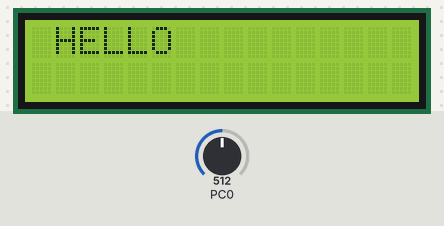
A program run on a simulated ATmega328P, built with avr-gcc and emulated at 16 MHz. Shown: 16×2 character LCD. Wiring (inferred from the signals the program sends): character LCD (HD44780): RS PB0; E PB1; data PD4, PD5, PD6, PD7. Inputs (shaded band) come from the test bench; at power-on: PC0 = 512. What the program prints to the serial monitor is not drawn.

Above: at 0.3 s.

The program:

main.c
```c
/*
 * GccApplication1.c
 *
 * Created: 29/09/2018 09:51:59
 * Author : Luis Bueno
 */

#include <avr/io.h>
#include <stdio.h>
#include <stdint.h>
#include <avr/interrupt.h>
#include "defs.h"
#include "usart.h"
#include "defs.h"
#include "adc.h"
#include "lcd.h"

char matriz[20];
char *pot;
char aux = 0;

void decMatriz()
{
	if(matriz[0] == 'L' && matriz[1] == 'D')
	{
		switch (matriz[2])
		{
			case '0':
			if(matriz[3] == '0')
			{
				Set_bit(PORTB,5);
				}
				else
				{
				Clr_bit(PORTB,5);
			}
			break;
		}
	}
}

ISR(USART_RX_vect)
{
	char res;
	res = USART_Receive();
	if(res == '[')
	{
		pot = matriz; //Armazena o endereço da Matriz em Pot
		aux = 1;
	}else{
	if(aux == 1)
	{
		if((pot-matriz) < 20){
			*pot = res; //

			pot++;
		}
	}
	if(res == ']' && aux ==1)
	{
		decMatriz();
		aux = 0;
	}
}
	}


int main(void)
{
	uint16_t adc_result;
	char buffer[20];

	sei();

	USART_Init();
	USART_StrTx((const char*)"HELLO");
	USART_rxIE();

	adc_init();

	DisplayLCD_Init();
	DisplayLCD_Cmd(LCD_Clear);
	DisplayLCD_Out(1,2,"HELLO");

    while (1)
    {
		adc_result = adc_read(0);
		sprintf(buffer, "%d \r\n", adc_result );

		cli();
		USART_StrTx(buffer);
		sei();

    }
}
```

adc.c
```c
#include <avr/io.h>
#include <stdio.h>
#include <stdint.h>
#include <avr/interrupt.h>

void adc_init(void)
{
	// AREF = AVcc
	ADMUX = (1<<REFS0);
	ADCSRA = (1<<ADEN)|(1<<ADPS2)|(1<<ADPS1)|(1<<ADPS0);
}
uint16_t adc_read(uint8_t ch)
{
	// select the corresponding channel 0~7
	// ANDing with ’7' will always keep the value
	// of ‘ch’ between 0 and 7
	ch &= 0b00000111;  // AND operation with 7
	ADMUX = (ADMUX & 0xF8)|ch;

	// start single convertion
	// write ’1' to ADSC
	ADCSRA |= (1<<ADSC);

	// wait for conversion to complete
	// ADSC becomes ’0' again
	// till then, run loop continuously
	while(ADCSRA & (1<<ADSC));

	return (ADCW);
}
```

adc.h
```c
#ifndef ADC_H_
#define ADC_H_

void adc_init(void);
uint16_t adc_read(uint8_t ch);

#endif 
```

defs.h
```c
#ifndef _IO_MACRO_H__
#define _IO_MACRO_H__

typedef struct
{
	unsigned bit0:1;
	unsigned bit1:1;
	unsigned bit2:1;
	unsigned bit3:1;
	unsigned bit4:1;
	unsigned bit5:1;
	unsigned bit6:1;
	unsigned bit7:1;
} BYTE_BITFIELD;

// Data Direction
#define ddra (*((volatile BYTE_BITFIELD*)(&DDRA)))
#define ddrb (*((volatile BYTE_BITFIELD*)(&DDRB)))
#define ddrc (*((volatile BYTE_BITFIELD*)(&DDRC)))
#define ddrd (*((volatile BYTE_BITFIELD*)(&DDRD)))
// Output Port
#define porta (*((volatile BYTE_BITFIELD*)(&PORTA)))
#define portb (*((volatile BYTE_BITFIELD*)(&PORTB)))
#define portc (*((volatile BYTE_BITFIELD*)(&PORTC)))
#define portd (*((volatile BYTE_BITFIELD*)(&PORTD)))
// Input Port
#define pina (*((volatile BYTE_BITFIELD*)(&PINA)))
#define pinb (*((volatile BYTE_BITFIELD*)(&PINB)))
#define pinc (*((volatile BYTE_BITFIELD*)(&PINC)))
#define pind (*((volatile BYTE_BITFIELD*)(&PIND)))


#define Set_bit(y,bit)		(y|=(1<<bit))		// Coloca 1 no bit da variável y
#define Clr_bit(y,bit)		(y&=~(1<<bit))		// Coloca 0 no bit da variável y
#define Cpl_bit(y,bit)		(y^=(1<<bit))		// Troca o estado do bit da variável y
#define Tst_bit(y,bit)		(y&(1<<bit))		// Retorna o estado do bit

#endif
```

usart.c
```c
#include "usart.h"

void USART_Init()
{
	UBRR0H = (uint8_t) (MYUBRR>>8);				// Ajuste da transmissão em 9600 bps
	UBRR0L = (uint8_t)(MYUBRR);
	UCSR0B = (1<<RXEN0)|(1<<TXEN0);				// Habilita transmissão e recepção
	UCSR0C = (3<<UCSZ00);						// Modo assincrono, 8 bits, 1 stop, sem paridade
}
//-------------------------------------------------------------------------------------------------------
void USART_Transmit(unsigned char data)
{
	while(!(UCSR0A & (1<<UDRE0)));				// Espera o dado ser enviado
	UDR0 = data;								// Envia o dado pela porta serial
}

//-------------------------------------------------------------------------------------------------------
unsigned char USART_Receive()
{
	while(!(UCSR0A & (1<<RXC0)));				// Espera o dado ser recebido
	return UDR0;
}

//-------------------------------------------------------------------------------------------------------
void USART_StrTx(const char* ptr)
{
	while(*ptr != '\0')
	{
		USART_Transmit(*ptr);
		ptr++;
	}
}
//-------------------------------------------------------------------------------------------------------
void USART_rxIE()
{
	UCSR0B |= (1 << RXCIE0 );
}
```

usart.h
```c
#ifndef __USART_H__
#define __USART_H__

void USART_Init(void);
void USART_Transmit(unsigned char data);
unsigned char USART_Receive();
void USART_StrTx(const char*);
void USART_rxIE(void);

#define F_CPU 16000000UL
#define BAUD 9600
#define MYUBRR F_CPU/16/BAUD-1
#include <avr/io.h>
#include <util/delay.h>

#endif
```

keypad.c
```c
/*
 * keypad.c
 *
 * Created: 29/05/2017 19:08:20
 *  Author: Fernando
 */
#include "keypad.h"

int16_t read_LCD_buttons(unsigned int adc_key_in)
{

    if (adc_key_in > 1000) return btnNONE;

    if (adc_key_in < 50)   return btnRIGHT;
    if (adc_key_in < 250)  return btnUP;
    if (adc_key_in < 450)  return btnDOWN;
    if (adc_key_in < 650)  return btnLEFT;
    if (adc_key_in < 850)  return btnSELECT;

    return btnNONE;
}
```

keypad.h
```c
/*
 * keypad.h
 *
 * Created: 29/05/2017 19:10:39
 *  Author: Fernando
 */


#ifndef KEYPAD_H_
#define KEYPAD_H_
#include <avr\io.h>

#define btnRIGHT  0
#define btnUP     1
#define btnDOWN   2
#define btnLEFT   3
#define btnSELECT 4
#define btnNONE   5

int16_t read_LCD_buttons(unsigned int adc_key_in);


#endif /* KEYPAD_H_ */
```

lcd.c
```c
#include "lcd.h"
#include <util/delay.h>


//****************************Funções
static void LCD_Write_Data(unsigned char RS, unsigned char Data)
{
//*****************************************************************************
//exemplo: Data   10110010
//              & 00010000 (ou 0x10;  observação: lembre-se que & é bit a bit)
//                --------
//              = 00010000
//agora
//                00010000
//             == 00010000 (ou 0x10)
//                --------
//              = 1        (retorna 1)
//*****************************************************************************

   LCD_RS_IO  = RS;     //0

   _delay_ms(2);
   LCD_DATA4_IO = ((Data & 0x10) == 0x10);
   LCD_DATA5_IO = ((Data & 0x20) == 0x20);
   LCD_DATA6_IO = ((Data & 0x40) == 0x40);
   LCD_DATA7_IO = ((Data & 0x80) == 0x80);

   LCD_Enable();

   Data = Data << 4; //Rotaciona o nibble o LSB para a posição MSB
   LCD_DATA4_IO = ((Data & 0x10) == 0x10);
   LCD_DATA5_IO = ((Data & 0x20) == 0x20);
   LCD_DATA6_IO = ((Data & 0x40) == 0x40);
   LCD_DATA7_IO = ((Data & 0x80) == 0x80);

   LCD_Enable();


}

static void LCD_Enable(void)  //INSTRUÇÃO DE CLOCK PARA O LCD
{
  _delay_us(40);
  LCD_EN_IO = 1;
  _delay_us(40);
  LCD_EN_IO = 0;
  _delay_us(40);
}

void DisplayLCD_Cmd(unsigned char CmdLCD)
{
  LCD_Write_Data(0, CmdLCD);     //RS = 0, -> COMANDO A SER PROCESSADO
}

void DisplayLCD_Chr_Cp(unsigned char Tchar)
{
   LCD_Write_Data(1, Tchar);    //RS = 1 -> DADO A SER ESCRITO
}

//funções
void DisplayLCD_Init()
{
 LCD_DATA4_TRIS = 1; LCD_DATA4_IO = 0;
 LCD_DATA5_TRIS = 1; LCD_DATA5_IO = 0;
 LCD_DATA6_TRIS = 1; LCD_DATA6_IO = 0;
 LCD_DATA7_TRIS = 1; LCD_DATA7_IO = 0;
 LCD_EN_TRIS = 1; LCD_RS_IO = 0;
 LCD_RS_TRIS = 1; LCD_RS_IO = 0;

 _delay_ms(100);  //Tempo necessário para inicialização do LCD após power-on

 LCD_DATA4_IO = 1;
 LCD_DATA5_IO = 1;
 LCD_Enable();
 LCD_Enable();
 LCD_Enable();

 _delay_ms(1);

 LCD_DATA4_IO = 0;
 LCD_DATA5_IO = 1;
 LCD_Enable();
 LCD_Enable();
 LCD_Enable();

 _delay_ms(1);


 DisplayLCD_Cmd(0X28); //2X linhas 7x5 em modo 4bits
 DisplayLCD_Cmd(0X0C);
 DisplayLCD_Cmd(0X06);
 DisplayLCD_Cmd(0X01);

 _delay_ms(100);

}

//DisplayLCD_Out(1,2, "BOM DIA");
void DisplayLCD_Out(unsigned char Linha, unsigned char Coluna,
                    unsigned char *TextoLCD)
{
  LCD_RS_IO = 0; //TRATAR PRIMEIRO AS COORDENADAS X E Y
  switch(Linha)
  {
    case 1: {
            Coluna =  Coluna + 0X7F;  // 2 + 0X7F = 0X81
            LCD_Write_Data(0,Coluna); //Comando, visto que estamos posicionando o cursor
            //LCD_Enable();
            break;
            }
    case 2: {
            Coluna = Coluna + 0xBF;  //2 + 0xBF = 0XC1
            LCD_Write_Data(0,Coluna);
           //LCD_Enable();
            break;
            }
  }
  DisplayLCD_Out_Cp(TextoLCD); //Escreve no LCD "BOM DIA"
}


//DisplayLCD_Out_Cp("BOM DIA");
void DisplayLCD_Out_Cp(unsigned char *Ponteiro)
{
 // LCD_RS_IO = 1;  //ESCREVER UM DADO
  while(*Ponteiro) //loop até encontrar o caractere NULL (ZERO)
  {
    LCD_Write_Data(1,*Ponteiro);  //RS =1, ESCREVENDO NO LCD
    //LCD_Enable();
    ++Ponteiro;
  }

}


 //DisplayLCD_Chr_Cp(1,6,'A');
void DisplayLCD_Chr(unsigned char Linha, unsigned char Coluna,
                    unsigned char Tchar)
{
  LCD_RS_IO = 0; //TRATAR PRIMEIRO AS COORDENADAS X E Y
  switch(Linha)
  {
    case 1: {
            Coluna =  Coluna + 0x7F;
            LCD_Write_Data(0,Coluna);
            //LCD_Enable();
            break;
            }
    case 2: {
            Coluna += 0xBF;
            LCD_Write_Data(0,Coluna);
            //LCD_Enable();
            break;
            }
  }
   DisplayLCD_Chr_Cp(Tchar); //ESCREVE NO LCD

}
```

lcd.h
```c
#ifndef __LCD_H__
#define __LCD_H__

#include "defs.h"
#include <avr\io.h>

#define LCD_DATA4_TRIS   (ddrd.bit4)
#define LCD_DATA4_IO     (portd.bit4)
#define LCD_DATA5_TRIS   (ddrd.bit5)
#define LCD_DATA5_IO     (portd.bit5)
#define LCD_DATA6_TRIS   (ddrd.bit6)
#define LCD_DATA6_IO     (portd.bit6)
#define LCD_DATA7_TRIS   (ddrd.bit7)
#define LCD_DATA7_IO     (portd.bit7)

#define LCD_RS_TRIS      (ddrb.bit0)
#define LCD_RS_IO        (portb.bit0)
#define LCD_EN_TRIS      (ddrb.bit1)
#define LCD_EN_IO        (portb.bit1)

//Comandos do LCD
#define LCD_Clear             (0x01)
#define LCD_Shift_Left        (0x18)
#define LCD_Shift_Right       (0x1C)
#define LCD_Cursor_Off        (0X0C)
#define LCD_Cursor_Blink      (0X0D)
#define LCD_Cursor_Alt        (0X0F)
#define LCD_Cursor_Home       (0X02)


void DisplayLCD_Out(unsigned char Linha, unsigned char Coluna, unsigned char *TextoLCD);
void DisplayLCD_Out_Cp(unsigned char *TextoLCD);
void DisplayLCD_Chr(unsigned char Linha, unsigned char Coluna, unsigned char TChar);
void DisplayLCD_Chr_Cp(unsigned char TChar);
void DisplayLCD_Cmd(unsigned char Data);
void DisplayLCD_Init();

//---------------------------------------
static void LCD_Enable();
static void LCD_Write_Data(unsigned char RS, unsigned char Data);


#endif	/* LCD_H */
```
